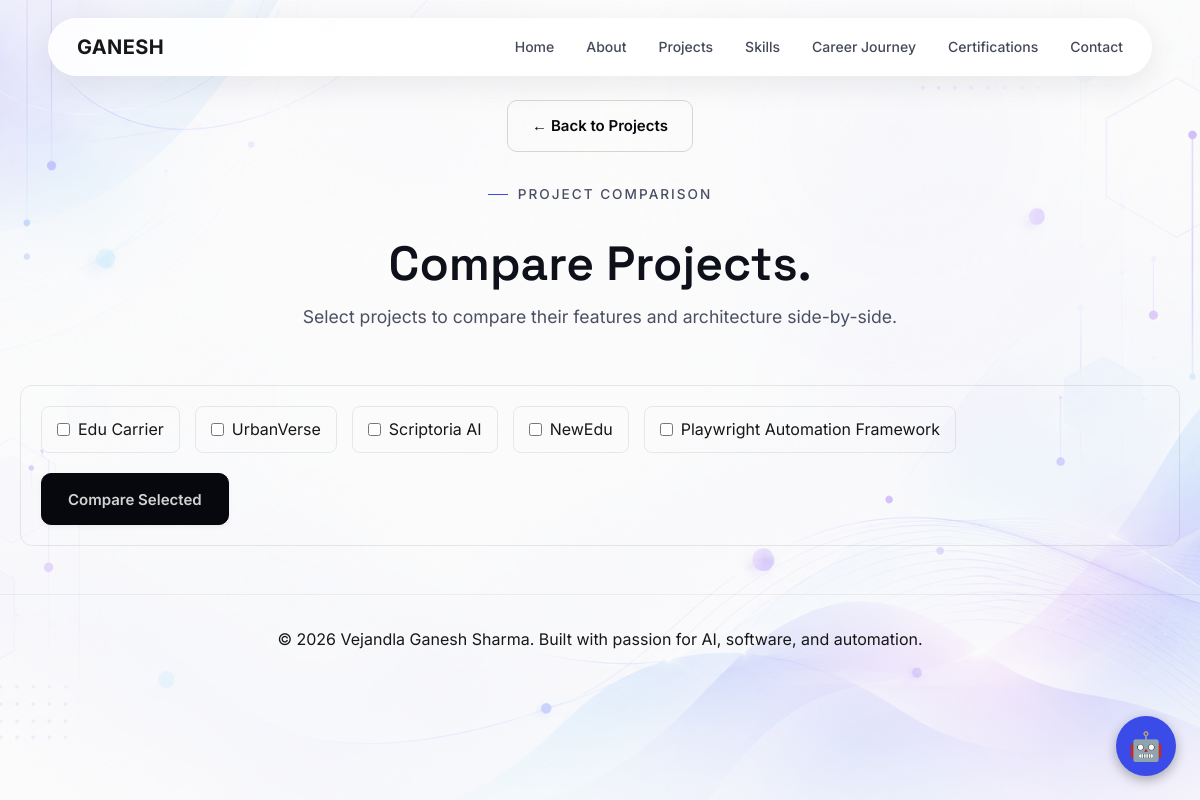
/projects/compare/, run on the app's committed database.
### portfolio/models.py (models this page shows)
class Project(models.Model):
 status=models.CharField(max_length=20, choices=[('draft', 'Draft'), ('published', 'Published')], default='published'); project_image=models.ImageField(upload_to='projects/', blank=True, null=True); title=models.CharField(max_length=180); category=models.CharField(max_length=100); description=models.TextField(); technologies=models.TextField(); github_url=models.URLField(blank=True); live_url=models.URLField(blank=True); featured=models.BooleanField(default=False); order=models.IntegerField(default=0)
 class Meta: ordering=['order','id']

class Portfolio(models.Model):
 name=models.CharField(max_length=120); headline=models.CharField(max_length=250); summary=models.TextField(); email=models.EmailField(); phone=models.CharField(max_length=40); linkedin=models.URLField(blank=True); github=models.URLField(blank=True); about=models.TextField(); resume=models.FileField(upload_to='resume/', blank=True, null=True); profile_photo=models.ImageField(upload_to='profile/', blank=True, null=True); is_verified=models.BooleanField(default=True); verified_date=models.DateField(blank=True, null=True)

### portfolio/views.py (the view)
# urls.py: path('projects/compare/', views.project_compare, name='project_compare'),
def project_compare(request):
 seed()
 project_ids = request.GET.getlist('projects')
 projects = Project.objects.filter(id__in=project_ids) if project_ids else []
 all_projects = Project.objects.filter(status='published')
 return render(request, 'project_compare.html', {'overall_status': get_overall_status(), 'overall_status': get_overall_status(), 'projects': projects, 'all_projects': all_projects, 'profile': Portfolio.objects.first()})

### portfolio/views.py (called while the page is built)
def get_overall_status():
    statuses = SystemStatus.objects.filter(is_active=True).values_list('status', flat=True)
    if not statuses: return {"text": "System status information is currently unavailable.", "color": "var(--text-light)"}
    if "major_outage" in statuses: return {"text": "Major System Outage", "color": "#dc3545"}
    if "partial_outage" in statuses: return {"text": "Partial System Outage", "color": "#fd7e14"}
    if "degraded" in statuses: return {"text": "Some Systems Experiencing Degraded Performance", "color": "#ffc107"}
    return {"text": "All Systems Operational", "color": "var(--success)"}

### templates/project_compare.html (shortened to what this page needs)
{% extends 'base.html' %}
{% block content %}
<main id="project-compare" style="padding-top: 100px;">
    <div class="container">
        <div style="text-align: center; margin-bottom: 2rem;">
            <a href="{% url 'home' %}#projects" class="btn-secondary" style="display: inline-flex; align-items: center; justify-content: center;">← Back to Projects</a>
        </div>
        <div class="cert-section-header">
            <span class="section-label"><span class="accent-line"></span>PROJECT COMPARISON</span>
            <h2>Compare Projects.</h2>
            <p class="cert-subtitle">Select projects to compare their features and architecture side-by-side.</p>
        </div>
        <form method="get" action="{% url 'project_compare' %}" style="margin-bottom: 3rem; background: var(--bg-card); padding: 20px; border-radius: 12px; border: 1px solid var(--border);">
            <div style="display: flex; gap: 15px; flex-wrap: wrap; margin-bottom: 20px;">
                {% for p in all_projects %}
                <label style="display: flex; align-items: center; gap: 8px; cursor: pointer; padding: 10px 15px; border: 1px solid var(--border); border-radius: 8px; ">
                    <input type="checkbox" name="projects" value="{{ p.id }}" {% if p in projects %}checked{% endif %} style="width: auto;">
                    {{ p.title }}
                </label>
                {% endfor %}
            </div>
            <button type="submit" class="btn-primary">Compare Selected</button>
        </form>
    </div>
</main>
{% endblock %}

### templates/base.html (shortened to what this page needs)
{% load static %}
<!DOCTYPE html>
<html lang="en">
<head>
    <link rel="stylesheet" href="{% static 'css/portfolio.css' %}?v=7">
</head>
<body>
    <div class="site-background"></div>
    <div class="site-content">
        <nav class="portfolio-navbar" id="mainNavbar">
            <div class="navbar-inner">
                <a class="navbar-logo" href="#home">GANESH</a>
                <div class="navbar-links navlinks">
                    <a href="#home" data-nav="home">Home</a>
                    <a href="#about">About</a>
                    <a href="#projects" data-nav="projects">Projects</a>
                    <a href="#skills">Skills</a>
                    <a href="#career-timeline">Career Journey</a>
                    <a href="#certifications">Certifications</a>
                    <a href="#contact">Contact</a>
                </div>
            </div>
        </nav>
        {% block content %}{% endblock %}
        <footer class="footer">
            <p>© 2026 {{ profile.name|default:"Vejandla Ganesh Sharma" }}. Built with passion for AI, software, and automation.</p>
        </footer>
    </div>
    <button id="ai-chat-btn" class="ai-chat-toggle" onclick="openAIChat()" title="Ask Ganesh AI" aria-label="Ask Ganesh AI">
        🤖
    </button>
</body>
</html>

### data on the page
Project: title "Edu Carrier"
Project: title "UrbanVerse"
Project: title "Scriptoria AI"
Project: title "NewEdu"
Project: title "Playwright Automation Framework"
Portfolio: name "Vejandla Ganesh Sharma"
